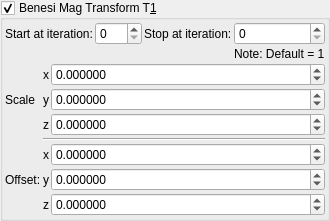
    <widget class="MyGroupBox" name="groupCheck_transf_benesi_T1_enabled_false">
     <property name="toolTip">
      <string/>
     </property>
     <property name="title">
      <string>Benesi Mag Transform T&amp;1</string>
     </property>
     <property name="checkable">
      <bool>true</bool>
     </property>
     <layout class="QVBoxLayout" name="verticalLayout_29" stretch="0,0">
      <property name="spacing">
       <number>2</number>
      </property>
      <property name="leftMargin">
       <number>2</number>
      </property>
      <property name="topMargin">
       <number>2</number>
      </property>
      <property name="rightMargin">
       <number>2</number>
      </property>
      <property name="bottomMargin">
       <number>2</number>
      </property>
      <item>
       <layout class="QGridLayout" name="gridLayout_62">
        <property name="spacing">
         <number>2</number>
        </property>
        <item row="1" column="3">
         <widget class="MySpinBox" name="spinboxInt_transf_stop_iterationsT_1">
          <property name="sizePolicy">
           <sizepolicy hsizetype="Minimum" vsizetype="Maximum">
            <horstretch>0</horstretch>
            <verstretch>0</verstretch>
           </sizepolicy>
          </property>
          <property name="maximum">
           <number>999</number>
          </property>
         </widget>
        </item>
        <item row="1" column="2">
         <widget class="QLabel" name="label_247">
          <property name="text">
           <string>Stop at iteration:</string>
          </property>
         </widget>
        </item>
        <item row="1" column="1">
         <widget class="MySpinBox" name="spinboxInt_transf_start_iterations">
          <property name="sizePolicy">
           <sizepolicy hsizetype="Minimum" vsizetype="Maximum">
            <horstretch>0</horstretch>
            <verstretch>0</verstretch>
           </sizepolicy>
          </property>
          <property name="maximum">
           <number>999</number>
          </property>
         </widget>
        </item>
        <item row="1" column="0">
         <widget class="QLabel" name="label_246">
          <property name="text">
           <string>Start at iteration:</string>
          </property>
         </widget>
        </item>
        <item row="2" column="3">
         <widget class="QLabel" name="label_140">
          <property name="text">
           <string>Note: Default = 1</string>
          </property>
         </widget>
        </item>
       </layout>
      </item>
      <item>
       <layout class="QGridLayout" name="gridLayout_63" columnstretch="0,0,1">
        <property name="spacing">
         <number>2</number>
        </property>
        <item row="2" column="1">
         <widget class="QLabel" name="label_128">
          <property name="sizePolicy">
           <sizepolicy hsizetype="Preferred" vsizetype="Preferred">
            <horstretch>0</horstretch>
            <verstretch>0</verstretch>
           </sizepolicy>
          </property>
          <property name="text">
           <string notr="true">z</string>
          </property>
          <property name="alignment">
           <set>Qt::AlignRight|Qt::AlignTrailing|Qt::AlignVCenter</set>
          </property>
         </widget>
        </item>
        <item row="1" column="2">
         <widget class="MyDoubleSpinBox" name="spinbox3_transf_scale3D_222_y">
          <property name="sizePolicy">
           <sizepolicy hsizetype="Minimum" vsizetype="Maximum">
            <horstretch>0</horstretch>
            <verstretch>0</verstretch>
           </sizepolicy>
          </property>
          <property name="prefix">
           <string/>
          </property>
          <property name="suffix">
           <string/>
          </property>
          <property name="decimals">
           <number>6</number>
          </property>
          <property name="minimum">
           <double>-99.989999999999995</double>
          </property>
          <property name="maximum">
           <double>99.989999999999995</double>
          </property>
          <property name="singleStep">
           <double>0.100000000000000</double>
          </property>
         </widget>
        </item>
        <item row="4" column="1">
         <widget class="QLabel" name="label_118">
          <property name="sizePolicy">
           <sizepolicy hsizetype="Preferred" vsizetype="Preferred">
            <horstretch>0</horstretch>
            <verstretch>0</verstretch>
           </sizepolicy>
          </property>
          <property name="text">
           <string notr="true">x</string>
          </property>
          <property name="alignment">
           <set>Qt::AlignRight|Qt::AlignTrailing|Qt::AlignVCenter</set>
          </property>
         </widget>
        </item>
        <item row="6" column="2">
         <widget class="MyDoubleSpinBox" name="spinbox3_transf_offset_200_z">
          <property name="sizePolicy">
           <sizepolicy hsizetype="Minimum" vsizetype="Maximum">
            <horstretch>0</horstretch>
            <verstretch>0</verstretch>
           </sizepolicy>
          </property>
          <property name="prefix">
           <string/>
          </property>
          <property name="suffix">
           <string/>
          </property>
          <property name="decimals">
           <number>6</number>
          </property>
          <property name="minimum">
           <double>-99.989999999999995</double>
          </property>
          <property name="maximum">
           <double>99.989999999999995</double>
          </property>
          <property name="singleStep">
           <double>0.100000000000000</double>
          </property>
         </widget>
        </item>
        <item row="0" column="2">
         <widget class="MyDoubleSpinBox" name="spinbox3_transf_scale3D_222_x">
          <property name="sizePolicy">
           <sizepolicy hsizetype="Minimum" vsizetype="Maximum">
            <horstretch>0</horstretch>
            <verstretch>0</verstretch>
           </sizepolicy>
          </property>
          <property name="prefix">
           <string/>
          </property>
          <property name="suffix">
           <string/>
          </property>
          <property name="decimals">
           <number>6</number>
          </property>
          <property name="minimum">
           <double>-99.989999999999995</double>
          </property>
          <property name="maximum">
           <double>99.989999999999995</double>
          </property>
          <property name="singleStep">
           <double>0.100000000000000</double>
          </property>
         </widget>
        </item>
        <item row="1" column="1">
         <widget class="QLabel" name="label_127">
          <property name="sizePolicy">
           <sizepolicy hsizetype="Preferred" vsizetype="Preferred">
            <horstretch>0</horstretch>
            <verstretch>0</verstretch>
           </sizepolicy>
          </property>
          <property name="text">
           <string notr="true">y</string>
          </property>
          <property name="alignment">
           <set>Qt::AlignRight|Qt::AlignTrailing|Qt::AlignVCenter</set>
          </property>
         </widget>
        </item>
        <item row="1" column="0">
         <widget class="QLabel" name="label_258">
          <property name="text">
           <string>Scale</string>
          </property>
         </widget>
        </item>
        <item row="2" column="2">
         <widget class="MyDoubleSpinBox" name="spinbox3_transf_scale3D_222_z">
          <property name="sizePolicy">
           <sizepolicy hsizetype="Minimum" vsizetype="Maximum">
            <horstretch>0</horstretch>
            <verstretch>0</verstretch>
           </sizepolicy>
          </property>
          <property name="prefix">
           <string/>
          </property>
          <property name="suffix">
           <string/>
          </property>
          <property name="decimals">
           <number>6</number>
          </property>
          <property name="minimum">
           <double>-99.989999999999995</double>
          </property>
          <property name="maximum">
           <double>99.989999999999995</double>
          </property>
          <property name="singleStep">
           <double>0.100000000000000</double>
          </property>
         </widget>
        </item>
        <item row="5" column="0">
         <widget class="QLabel" name="label_259">
          <property name="text">
           <string>Offset:</string>
          </property>
         </widget>
        </item>
        <item row="5" column="1">
         <widget class="QLabel" name="label_119">
          <property name="sizePolicy">
           <sizepolicy hsizetype="Preferred" vsizetype="Preferred">
            <horstretch>0</horstretch>
            <verstretch>0</verstretch>
           </sizepolicy>
          </property>
          <property name="text">
           <string notr="true">y</string>
          </property>
          <property name="alignment">
           <set>Qt::AlignRight|Qt::AlignTrailing|Qt::AlignVCenter</set>
          </property>
         </widget>
        </item>
        <item row="0" column="1">
         <widget class="QLabel" name="label_126">
          <property name="sizePolicy">
           <sizepolicy hsizetype="Preferred" vsizetype="Preferred">
            <horstretch>0</horstretch>
            <verstretch>0</verstretch>
           </sizepolicy>
          </property>
          <property name="text">
           <string notr="true">x</string>
          </property>
          <property name="alignment">
           <set>Qt::AlignRight|Qt::AlignTrailing|Qt::AlignVCenter</set>
          </property>
         </widget>
        </item>
        <item row="5" column="2">
         <widget class="MyDoubleSpinBox" name="spinbox3_transf_offset_200_y">
          <property name="sizePolicy">
           <sizepolicy hsizetype="Minimum" vsizetype="Maximum">
            <horstretch>0</horstretch>
            <verstretch>0</verstretch>
           </sizepolicy>
          </property>
          <property name="prefix">
           <string/>
          </property>
          <property name="suffix">
           <string/>
          </property>
          <property name="decimals">
           <number>6</number>
          </property>
          <property name="minimum">
           <double>-99.989999999999995</double>
          </property>
          <property name="maximum">
           <double>99.989999999999995</double>
          </property>
          <property name="singleStep">
           <double>0.100000000000000</double>
          </property>
         </widget>
        </item>
        <item row="6" column="1">
         <widget class="QLabel" name="label_125">
          <property name="sizePolicy">
           <sizepolicy hsizetype="Preferred" vsizetype="Preferred">
            <horstretch>0</horstretch>
            <verstretch>0</verstretch>
           </sizepolicy>
          </property>
          <property name="text">
           <string notr="true">z</string>
          </property>
          <property name="alignment">
           <set>Qt::AlignRight|Qt::AlignTrailing|Qt::AlignVCenter</set>
          </property>
         </widget>
        </item>
        <item row="4" column="2">
         <widget class="MyDoubleSpinBox" name="spinbox3_transf_offset_200_x">
          <property name="sizePolicy">
           <sizepolicy hsizetype="Minimum" vsizetype="Maximum">
            <horstretch>0</horstretch>
            <verstretch>0</verstretch>
           </sizepolicy>
          </property>
          <property name="prefix">
           <string/>
          </property>
          <property name="suffix">
           <string/>
          </property>
          <property name="decimals">
           <number>6</number>
          </property>
          <property name="minimum">
           <double>-99.989999999999995</double>
          </property>
          <property name="maximum">
           <double>99.989999999999995</double>
          </property>
          <property name="singleStep">
           <double>0.100000000000000</double>
          </property>
         </widget>
        </item>
        <item row="3" column="1" colspan="2">
         <widget class="Line" name="line_53">
          <property name="orientation">
           <enum>Qt::Horizontal</enum>
          </property>
         </widget>
        </item>
       </layout>
      </item>
     </layout>
    </widget>
